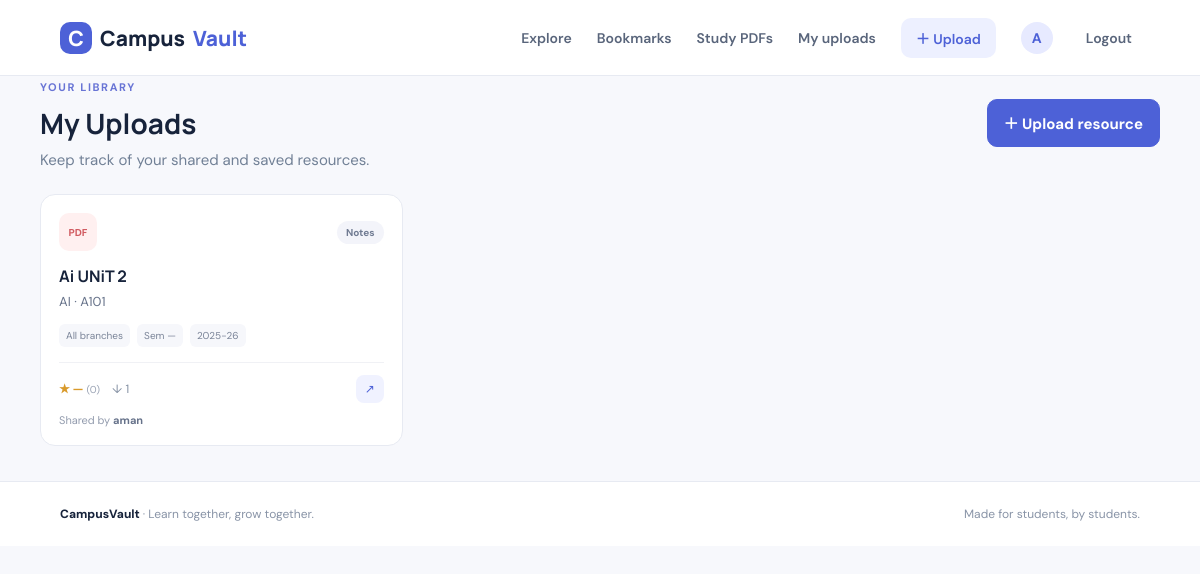
Page /my-uploads (signed in) on the committed database.
### tables this page shows
CREATE TABLE users(
          id INTEGER PRIMARY KEY AUTOINCREMENT, name TEXT NOT NULL, email TEXT UNIQUE NOT NULL,
          password TEXT NOT NULL, branch TEXT, semester TEXT, role TEXT NOT NULL DEFAULT 'student', status TEXT NOT NULL DEFAULT 'active', created_at TEXT DEFAULT CURRENT_TIMESTAMP);

CREATE TABLE resources(
          id INTEGER PRIMARY KEY AUTOINCREMENT, title TEXT NOT NULL, subject TEXT NOT NULL,
          subject_code TEXT, branch TEXT, semester TEXT, category TEXT NOT NULL, academic_year TEXT,
          description TEXT, filename TEXT NOT NULL, original_filename TEXT, user_id INTEGER NOT NULL,
          downloads INTEGER DEFAULT 0, created_at TEXT DEFAULT CURRENT_TIMESTAMP,
          FOREIGN KEY(user_id) REFERENCES users(id));

### app.py (the view)
@app.route("/my-uploads")
@login_required
def my_uploads():
    with db() as con:
        resources=con.execute("""SELECT r.*,u.name uploader,
          COALESCE((SELECT ROUND(AVG(rating),1) FROM ratings x WHERE x.resource_id=r.id),0) avg_rating,
          (SELECT COUNT(*) FROM ratings x WHERE x.resource_id=r.id) rating_count
          FROM resources r JOIN users u ON u.id=r.user_id WHERE r.user_id=? ORDER BY r.created_at DESC""",(session["user_id"],)).fetchall()
    return render_template("list.html",resources=resources,page_title="My Uploads",empty_message="You have not uploaded anything yet.")

### app.py (called while the page is built)
def csrf_token():
    token = session.get("csrf_token")
    if not token:
        token = secrets.token_urlsafe(32)
        session["csrf_token"] = token
    return token

@app.context_processor
def inject_csrf():
    return {"csrf_token": csrf_token}

@app.before_request
def protect_post_requests():
    if request.method == "POST":
        supplied = request.form.get("csrf_token", "")
        expected = session.get("csrf_token", "")
        if not supplied or not expected or not hmac.compare_digest(supplied, expected):
            abort(400, description="Invalid or expired form token. Please reload the page and try again.")

def db():
    conn = sqlite3.connect(DB_PATH)
    conn.row_factory = sqlite3.Row
    conn.execute("PRAGMA foreign_keys = ON")
    return conn

def logged_in():
    return bool(session.get("user_id"))

def login_required(f):
    @wraps(f)
    def wrapped(*args, **kwargs):
        if not logged_in():
            flash("Please log in to continue.", "warning")
            return redirect(url_for("login", next=request.path))
        user = current_user()
        if not user or user["status"] != "active":
            session.clear()
            flash("This account is disabled. Contact the administrator.", "danger")
            return redirect(url_for("login", next=request.path))
        return f(*args, **kwargs)
    return wrapped

def current_user():
    if not session.get("user_id"): return None
    with db() as con:
        return con.execute("SELECT id,name,email,branch,semester,role,status FROM users WHERE id=?", (session["user_id"],)).fetchone()

@app.context_processor
def inject_user():
    return {"current_user": current_user()}

### templates/list.html
{% extends "base.html" %}{% block title %}{{ page_title }} · CampusVault{% endblock %}{% block content %}<section class="browse-section"><div class="section-heading"><div><span class="eyebrow dark">YOUR LIBRARY</span><h2>{{ page_title }}</h2><p>Keep track of your shared and saved resources.</p></div><a href="{{ url_for('upload') }}" class="btn-primary">＋ Upload resource</a></div><div class="resource-grid">{% for r in resources %}{% include 'resource_card.html' %}{% else %}<div class="empty-state"><div>📚</div><h3>Nothing here yet</h3><p>{{ empty_message }}</p><a href="{{ url_for('index') }}" class="btn-primary">Explore resources</a></div>{% endfor %}</div></section>{% endblock %}

### templates/base.html (shortened to what this page needs)
<!doctype html>
<html lang="en"><head>
<link rel="stylesheet" href="{{ url_for('static',filename='style.css') }}">
</head><body>
<nav class="navbar"><a class="brand" href="{{ url_for('index') }}"><span class="brand-mark">C</span> Campus<span>Vault</span></a>
<div class="nav-links"><a href="{{ url_for('index') }}">Explore</a>{% if current_user %}{% if current_user.role == 'admin' %}<a href="{{ url_for('admin_dashboard') }}">Admin</a>{% endif %}<a href="{{ url_for('bookmarks') }}">Bookmarks</a><a href="{{ url_for('index') }}#library">Study PDFs</a><a href="{{ url_for('my_uploads') }}">My uploads</a><a class="upload-nav" href="{{ url_for('upload') }}">＋ Upload</a><span class="user-chip">{{ current_user.name[0]|upper }}</span><form method="post" action="{{ url_for('logout') }}" class="logout-form"><input type="hidden" name="csrf_token" value="{{ csrf_token() }}"><button type="submit" class="nav-logout">Logout</button></form>{% else %}<a href="{{ url_for('login') }}">Log in</a><a class="upload-nav" href="{{ url_for('register') }}">Get started</a>{% endif %}</div>
<button class="mobile-menu" onclick="document.querySelector('.nav-links').classList.toggle('open')">☰</button></nav>
<main class="container">
{% block content %}{% endblock %}
</main>
<footer><div class="footer-brand">CampusVault <span>· Learn together, grow together.</span></div><span>Made for students, by students.</span></footer>
<script src="{{ url_for('static',filename='app.js') }}"></script></body></html>

### templates/resource_card.html
<article class="resource-card"><div class="card-top"><span class="file-icon {% if r.filename.endswith('.pdf') %}pdf{% else %}doc{% endif %}">{% if r.filename.endswith('.pdf') %}PDF{% else %}FILE{% endif %}</span><span class="category-pill">{{ r.category }}</span></div><a class="resource-title" href="{{ url_for('resource_detail',resource_id=r.id) }}">{{ r.title }}</a><p class="subject-line">{{ r.subject }}{% if r.subject_code %} · {{ r.subject_code }}{% endif %}</p><div class="resource-meta"><span>{{ r.branch or 'All branches' }}</span><span>Sem {{ r.semester or '—' }}</span><span>{{ r.academic_year or 'Year n/a' }}</span></div><div class="card-footer"><span class="rating">★ {{ r.avg_rating or '—' }} <small>({{ r.rating_count }})</small></span><span class="downloads">↓ {{ r.downloads }}</span><a href="{{ url_for('resource_detail',resource_id=r.id) }}" class="card-arrow">↗</a></div><div class="uploader">Shared by <b>{{ r.uploader }}</b></div></article>

### static/style.css (style rules this page uses)
* { box-sizing:border-box }
:root { --ink:#17233b;--muted:#718096;--blue:#4d61d7;--blue-dark:#3448ba;--line:#e7eaf2;--bg:#f7f8fc;--white:#fff }
body { margin:0;background:var(--bg);color:var(--ink);font-family:'DM Sans',sans-serif;font-size:15px }
a { text-decoration:none;color:inherit }
.navbar { height:76px;background:#fff;border-bottom:1px solid var(--line);display:flex;align-items:center;justify-content:space-between;padding:0 max(calc((100vw - 1160px)/2),5%);position:sticky;top:0;z-index:5 }
.brand { font-family:Manrope;font-weight:800;font-size:21px;display:flex;align-items:center;gap:8px }
.brand>span:last-child { color:var(--blue) }
.brand-mark { width:32px;height:32px;border-radius:10px;background:var(--blue);color:white;display:grid;place-items:center }
.nav-links { display:flex;align-items:center;gap:25px;color:#59657b;font-weight:600;font-size:14px }
.upload-nav { background:#edf0ff;color:var(--blue)!important;padding:10px 15px;border-radius:10px }
.user-chip { height:32px;width:32px;border-radius:50%;display:grid;place-items:center;background:#e7eaff;color:var(--blue);font-weight:700 }
.container { max-width:1160px;margin:auto;padding:0 20px }
.eyebrow { font-size:11px;letter-spacing:1.6px;font-weight:700;color:#b8c5ff }
.eyebrow.dark { color:#6874d5 }
.browse-section { padding-bottom:35px }
.section-heading { display:flex;align-items:center;justify-content:space-between;margin-bottom:24px }
.section-heading h2 { font-family:Manrope;font-size:28px;margin:8px 0 }
.section-heading p { color:var(--muted);margin:0 }
.btn-outline,.btn-primary,.btn-light { display:inline-flex;justify-content:center;align-items:center;border-radius:10px;padding:12px 16px;font:inherit;font-weight:700;cursor:pointer;border:1px solid var(--line);background:white;color:var(--ink) }
.btn-primary { background:var(--blue);border-color:var(--blue);color:white }
.resource-grid { display:grid;grid-template-columns:repeat(3,1fr);gap:16px }
.resource-card { background:white;border:1px solid var(--line);border-radius:15px;padding:18px;transition:.2s;min-width:0 }
.card-top { display:flex;justify-content:space-between;align-items:center;margin-bottom:14px }
.file-icon { width:38px;height:38px;border-radius:10px;display:grid;place-items:center;font-size:10px;font-weight:800 }
.file-icon.pdf { background:#fff0f0;color:#d15b61 }
.category-pill { background:#f3f4fa;color:#707b92;border-radius:30px;padding:5px 9px;font-size:10px;font-weight:700 }
.resource-title { font-family:Manrope;font-weight:700;font-size:16px;line-height:1.4;display:block;margin-bottom:6px }
.subject-line { font-size:13px;color:#67738a;margin:0 0 14px }
.resource-meta { display:flex;gap:7px;flex-wrap:wrap }
.resource-meta span { font-size:10px;color:#7a8498;background:#f6f7fb;border-radius:6px;padding:5px 7px }
.card-footer { border-top:1px solid #f0f1f5;margin-top:15px;padding-top:12px;display:flex;align-items:center;gap:12px;font-size:12px }
.rating { color:#d99a2b;font-weight:700 }
.rating small { color:#9aa3b4;font-weight:400 }
.downloads { color:#8490a3 }
.card-arrow { margin-left:auto;color:var(--blue);background:#f0f2ff;border-radius:8px;width:28px;height:28px;display:grid;place-items:center }
.uploader { font-size:11px;color:#929bad;margin-top:10px }
.uploader b { color:#66728a }
.footer-brand { font-weight:800;color:var(--ink) }
.footer-brand span { font-weight:400;color:#8994a7;font-size:12px }
footer { border-top:1px solid var(--line);padding:24px max(calc((100vw - 1160px)/2),5%);display:flex;justify-content:space-between;color:#8994a7;font-size:12px;background:white }
.logout-form { display: inline-flex; margin: 0; }
.nav-logout { background: transparent; border: 0; color: inherit; font: inherit; cursor: pointer; padding: 0.35rem 0.5rem; }

### rows in the picture
users: name "A"
resources: shows "PDF", category "Notes", title "Ai UNiT 2", subject "AI", subject_code "A101", branch "All branches", semester "—", academic_year "2025-26", avg_rating "—", rating_count "0", downloads "1", uploader "aman"

### other values in the picture
{{ page_title }} "My Uploads"
